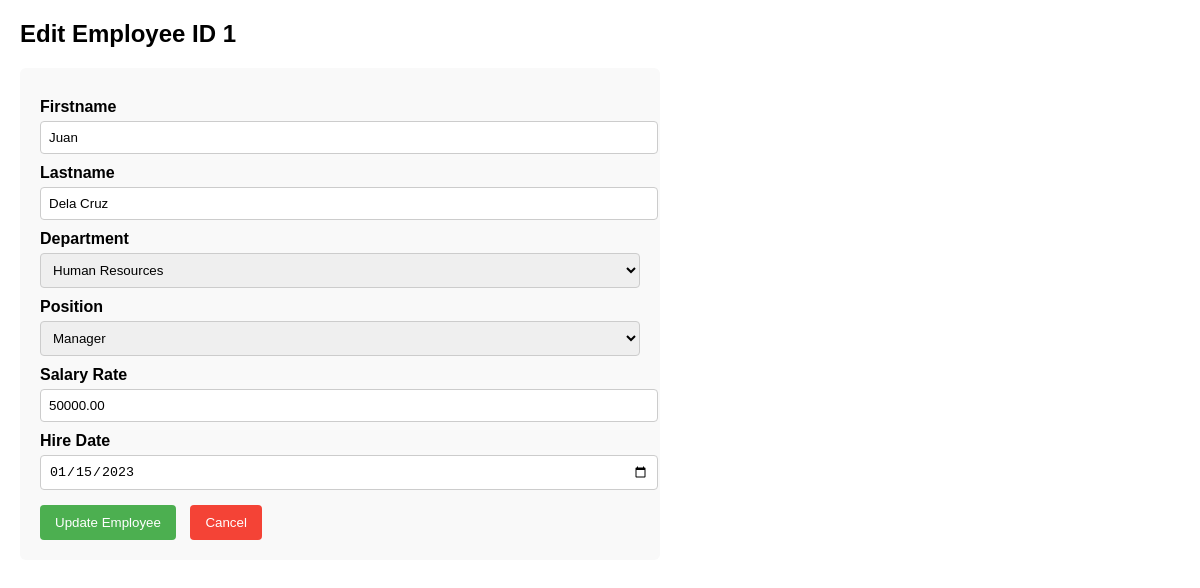
The page /admin/edit.php?id=1 (signed in) on the database its author committed.
### tables this page shows
CREATE TABLE IF NOT EXISTS employees (
    employee_id INT AUTO_INCREMENT PRIMARY KEY,
    firstname VARCHAR(100) NOT NULL,
    lastname VARCHAR(100) NOT NULL,
    department_id INT NOT NULL,
    position_id INT NOT NULL,
    salary_rate DECIMAL(10,2) NOT NULL DEFAULT 0.00,
    hire_date DATE NOT NULL,
    FOREIGN KEY (department_id) REFERENCES departments(department_id),
    FOREIGN KEY (position_id) REFERENCES positions(position_id)
);

CREATE TABLE IF NOT EXISTS departments (
    department_id INT AUTO_INCREMENT PRIMARY KEY,
    department_name VARCHAR(100) NOT NULL
);

CREATE TABLE IF NOT EXISTS positions (
    position_id INT AUTO_INCREMENT PRIMARY KEY,
    position_name VARCHAR(100) NOT NULL,
    salary_rate DECIMAL(10,2) NOT NULL
    
);

### admin/edit.php (the view, shortened to what this page needs)
<?php
include 'dbconnect.php';
$employee_id = (int)$_GET['id'];
$departments = $conn->query("SELECT * FROM departments ORDER BY department_name");
$positions = $conn->query("SELECT * FROM positions ORDER BY position_name");
$stmt = $conn->prepare("SELECT firstname, lastname, department_id, position_id, salary_rate, hire_date FROM employees WHERE employee_id = ?");
$stmt->bind_param("i", $employee_id);
$stmt->execute();
$result = $stmt->get_result();
$employee = $result->fetch_assoc();
?>
<!DOCTYPE html>
<html lang="en">
<head>
</head>
<body>
<h2>Edit Employee ID <?= htmlspecialchars($employee_id) ?></h2>
<form method="post" action="">
    <label for="firstname">Firstname</label>
    <input type="text" id="firstname" name="firstname" value="<?= htmlspecialchars($employee['firstname']) ?>" required />
    <label for="lastname">Lastname</label>
    <input type="text" id="lastname" name="lastname" value="<?= htmlspecialchars($employee['lastname']) ?>" required />
    <label for="department_id">Department</label>
    <select id="department_id" name="department_id" required>
        <?php
        $departments->data_seek(0);
        while ($dept = $departments->fetch_assoc()):
        ?>
        <option value="<?= $dept['department_id'] ?>" <?= $dept['department_id'] == $employee['department_id'] ? 'selected' : '' ?>>
            <?= htmlspecialchars($dept['department_name']) ?>
        </option>
        <?php endwhile; ?>
    </select>
    <label for="position_id">Position</label>
    <select id="position_id" name="position_id" required>
        <?php
        $positions->data_seek(0);
        while ($pos = $positions->fetch_assoc()):
        ?>
        <option value="<?= $pos['position_id'] ?>" <?= $pos['position_id'] == $employee['position_id'] ? 'selected' : '' ?>>
            <?= htmlspecialchars($pos['position_name']) ?>
        </option>
        <?php endwhile; ?>
    </select>
    <label for="salary_rate">Salary Rate</label>
    <input type="number" step="0.01" id="salary_rate" name="salary_rate" value="<?= htmlspecialchars($employee['salary_rate']) ?>" required />
    <label for="hire_date">Hire Date</label>
    <input type="date" id="hire_date" name="hire_date" value="<?= htmlspecialchars($employee['hire_date']) ?>" required />
    <button type="submit">Update Employee</button>
    <button type="button" class="btn-cancel" onclick="window.location.href='employee.php'">Cancel</button>
</form>
</body>
</html>

### admin/edit.php (style rules this page uses)
body { font-family: Arial, sans-serif; margin: 20px; }
form { max-width: 600px; background: #f9f9f9; padding: 20px; border-radius: 6px; }
label { display: block; margin: 10px 0 5px; font-weight: bold; }
input[type=text], input[type=date], input[type=number], select { width: 100%; padding: 8px; border: 1px solid #ccc; border-radius: 4px; }
button { margin-top: 15px; padding: 10px 15px; background: #4caf50; border: none; border-radius: 4px; color: white; cursor: pointer; }
.btn-cancel { background: #f44336; margin-left: 10px; }

### rows shown on the page
employees: firstname "Juan", lastname "Dela Cruz", department_id "Human Resources", position_id "Manager", salary_rate "50000.00", hire_date "01/15/2023"

### other values the page prints
$employee_id "1"
